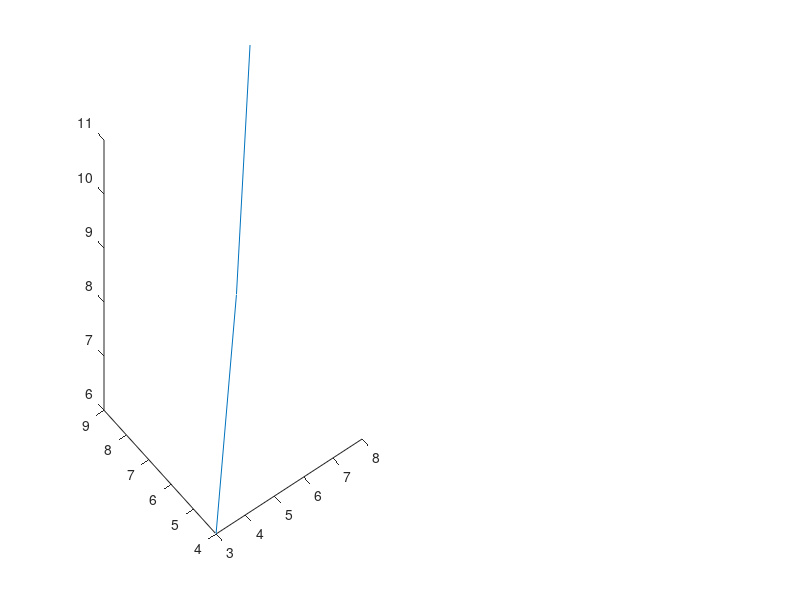

The MATLAB script that drew this image: (Note: this script raises an error after producing the figure.)
#cost of single variable
%X = [3;5;8];
%X = [3;6;8];
X = [3 4;6 7;8 9];
Y = [6;8;11];

subplot(1,2,1);
plot3(X(:,1), X(:,2), Y);

alpha = 0.02;
count = 500;
%T = [1;1];
T = [1;1;1];

[costs, T] = gradient_m(X, Y, alpha, count);

%disp(costs);
disp(T);

subplot(1,2,2);
plot(costs(:,1), costs(:,2));

Xn = [ones(3, 1), X];
%Xn(1,:)*T
%Xn(2,:)*T
%Xn(3,:)*T

disp(cost_m(X, Y, T));
[1 4 5]*T

subplot(1,2,1);
hold on
plot3(X(:,1), X(:,2), Xn * T, 'r');

%plot(X, Y, 'x');
%hold on;

%plot(X, Xn*T, 'or');